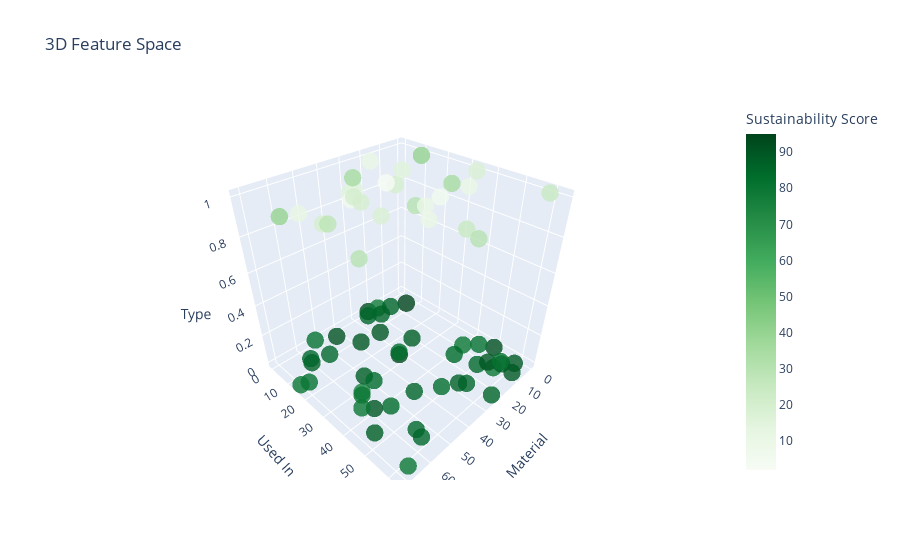

This figure's notebook cell:
### Code cell
import plotly.express as px

fig = px.scatter_3d(
    df,
    x='Material_encoded',
    y='UsedIn_encoded',
    z='Type_encoded',
    color='Sustainability Score',
    color_continuous_scale='Greens',
    hover_data={
        'Material': True,
        'Used In': True,
        'Type': True,
        'Sustainability Score': True
    },
    labels={
        'Material_encoded': 'Material',
        'UsedIn_encoded': 'Used In',
        'Type_encoded': 'Type'
    },
    title='3D Feature Space'
)

fig.update_traces(marker=dict(size=6, opacity=0.8))
fig.show()

### Figure 1 — Plotly figure (JSON) as saved in the notebook; plotly's stock layout.template omitted (floating-point values rounded to 4 significant figures; data arrays with more than 128 entries replaced by an {"elided": "..."} marker saying what was removed)
{"data": [{"customdata": {"elided": "72x4 mixed values"}, "hovertemplate": "Material=%{customdata[0]}<br>Used In=%{customdata[1]}<br>Type=%{customdata[2]}<br>Sustainability Score=%{marker.color}<extra></extra>", "legendgroup": "", "marker": {"color": [90, 95, 92, 88, 85, 87, 86, 80, 83, 78, 75, 85, 82, 80, 85, 84, 88, 89, 85, 86, 15, 10, 20, 18, 30, 35, 40, 90, 88, 85, 80, 92, 82, 91, 94, 89, 85, 80, 90, 86, 84, 87, 90, 88, 85, 84, 80, 82, 81, 83, 80, 86, 5, 25, 10, 20, 15, 20, 25, 18, 30, 12, 5, 10, 30, 10, 15, 20, 35, 40, 28, 2], "coloraxis": "coloraxis", "opacity": 0.8, "size": 6, "symbol": "circle"}, "mode": "markers", "name": "", "scene": "scene", "showlegend": false, "type": "scatter3d", "x": [39, 6, 23, 22, 15, 61, 24, 67, 34, 18, 57, 56, 68, 58, 53, 54, 66, 9, 60, 20, 45, 41, 64, 1, 37, 16, 3, 29, 51, 26, 12, 2, 52, 44, 33, 4, 55, 10, 11, 43, 17, 28, 59, 8, 25, 50, 62, 5, 7, 32, 71, 13, 48, 38, 21, 47, 19, 30, 0, 49, 40, 65, 27, 14, 69, 35, 42, 46, 36, 70, 63, 31], "y": [13, 8, 1, 25, 51, 9, 63, 62, 49, 2, 32, 58, 16, 33, 10, 43, 47, 62, 7, 6, 19, 46, 29, 34, 38, 35, 12, 14, 27, 54, 56, 50, 0, 4, 28, 60, 55, 41, 53, 44, 42, 52, 40, 57, 3, 31, 37, 45, 56, 27, 15, 5, 23, 56, 4, 26, 17, 24, 59, 36, 61, 20, 39, 40, 48, 40, 18, 22, 11, 18, 30, 21], "z": [0, 0, 0, 0, 0, 0, 0, 0, 0, 0, 0, 0, 0, 0, 0, 0, 0, 0, 0, 0, 1, 1, 1, 1, 1, 1, 1, 0, 0, 0, 0, 0, 0, 0, 0, 0, 0, 0, 0, 0, 0, 0, 0, 0, 0, 0, 0, 0, 0, 0, 0, 0, 1, 1, 1, 1, 1, 1, 1, 1, 1, 1, 1, 1, 1, 1, 1, 1, 1, 1, 1, 1]}], "layout": {"coloraxis": {"colorbar": {"title": {"text": "Sustainability Score"}}, "colorscale": [[0, "rgb(247,252,245)"], [0.125, "rgb(229,245,224)"], [0.25, "rgb(199,233,192)"], [0.375, "rgb(161,217,155)"], [0.5, "rgb(116,196,118)"], [0.625, "rgb(65,171,93)"], [0.75, "rgb(35,139,69)"], [0.875, "rgb(0,109,44)"], [1, "rgb(0,68,27)"]]}, "legend": {"tracegroupgap": 0}, "scene": {"domain": {"x": [0, 1], "y": [0, 1]}, "xaxis": {"title": {"text": "Material"}}, "yaxis": {"title": {"text": "Used In"}}, "zaxis": {"title": {"text": "Type"}}}, "title": {"text": "3D Feature Space"}}}
